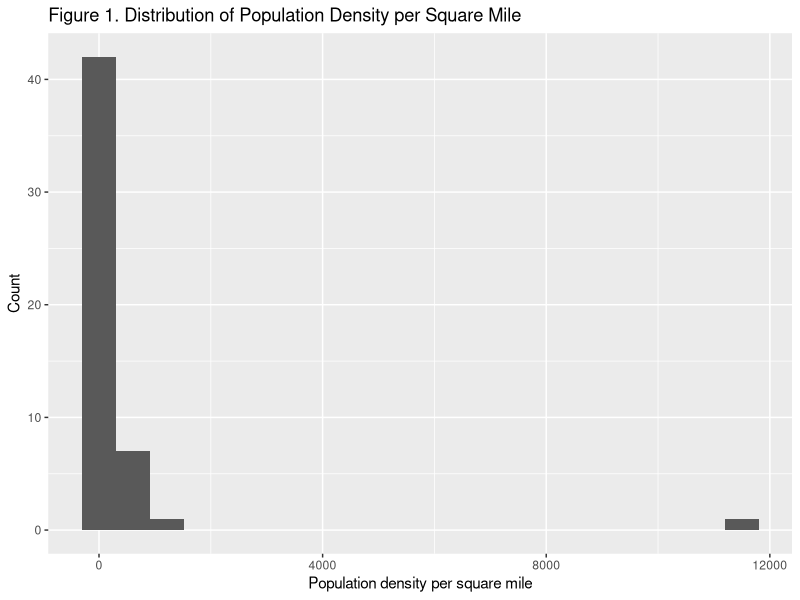
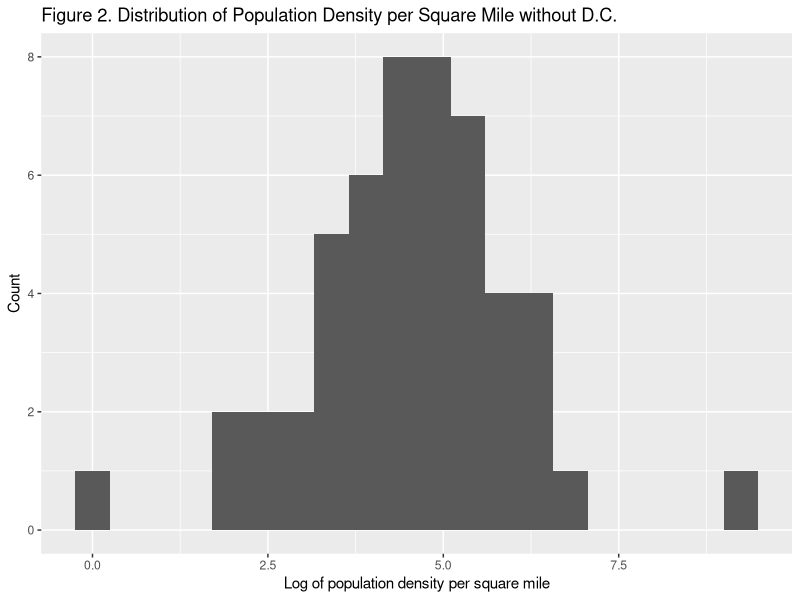
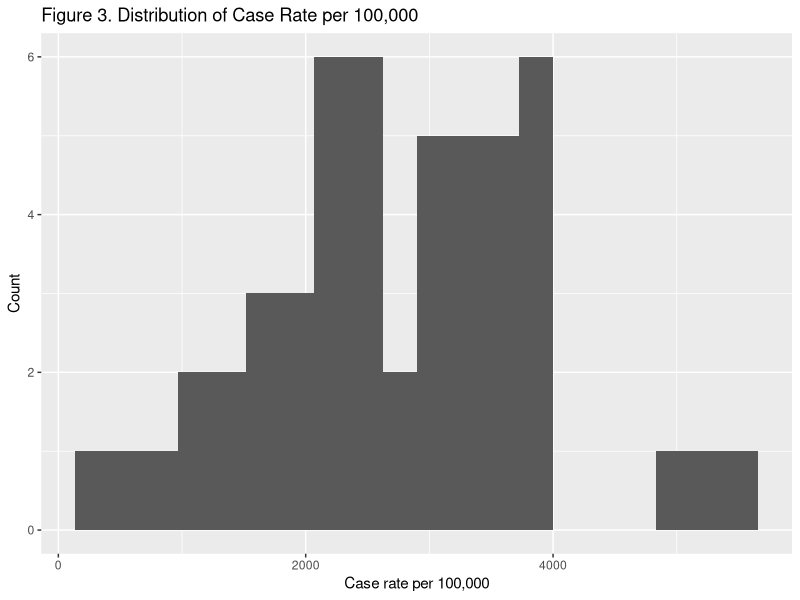

Recreate these plots in R, in order. (Note: this script raises an error after producing the figures.)
## ---- chunk 1
knitr::opts_chunk$set(echo = TRUE)

library(lmtest)
library(sandwich)
library(tidyverse)
library(magrittr)

df <- read.csv("covid-19.csv", header = TRUE)
## ---- chunk 2
histogram_of_pdensity <- df %>%
  ggplot(aes(x = Population.density.per.square.miles)) + 
  geom_histogram(bins = 20) + 
  labs(
    title = 'Figure 1. Distribution of Population Density per Square Mile', 
    x = 'Population density per square mile', y = 'Count')

histogram_of_pdensity
## ---- chunk 3
# Find the outlier data points
outliers <- subset(df,Population.density.per.square.miles > 4000)
outliers

# Transform the variable by taking the logarithm and assign it to a new variable
df <- df %>% 
  mutate(l_population_density = log(Population.density.per.square.miles))

# Plot the new distribution in a histogram
histogram_of_pdensity <- df %>%
  ggplot(aes(x = l_population_density)) + 
  geom_histogram(bins = 20) + 
  labs(
    title = 'Figure 2. Distribution of Population Density per Square Mile without D.C.', 
    x = 'Log of population density per square mile', y = 'Count')

histogram_of_pdensity
## ---- chunk 4
histogram_of_case_rate <- df %>%
  ggplot(aes(x = Case.Rate.per.100000)) + 
  geom_histogram(bins = 20) + 
  labs(
    title = 'Figure 3. Distribution of Case Rate per 100,000', 
    x = 'Case rate per 100,000', y = 'Count')

histogram_of_case_rate
## ---- chunk 5

df_new %>% 
  ggplot(aes(x = Case.Rate.per.100000, y = Population.density.per.square.miles)) + 
  geom_point() 

df_new %>% 
  ggplot(aes(x = Death.Rate.per.100000, y = Population.density.per.square.miles)) + 
  geom_point() 
## ---- chunk 6
model_current <- lm(Case.Rate.per.100000 ~ Population.density.per.square.miles , data = df_new, na.action = na.omit)
coeftest(model_current, vcov = vcovHC)

model_alternative <- lm(Death.Rate.per.100000 ~ Population.density.per.square.miles , data = df_new, na.action = na.omit)
coeftest(model_alternative, vcov = vcovHC)
## ---- chunk 7

df<-df%>%
  rename(case_rate_100k = 'Case.Rate.per.100000',
         population_density = 'Population.density.per.square.miles',
         white_pct = 'White...of.Cases',
         black_pct = 'Black...of.Cases',
         hispanic_pct = 'Hispanic...of.Cases',
         other_pct = 'Other...of.Cases',
         mask_public='Mandate.face.mask.use.by.all.individuals.in.public.spaces',
         mask_legal='No.legal.enforcement.of.face.mask.mandate') %>%
  select(case_rate_100k, population_density, white_pct, black_pct, hispanic_pct, 
         other_pct, mask_public, mask_legal)
head(df)
## ---- chunk 8
df %>% 
  ggplot(aes(x = case_rate_100k, y = log(population))) + 
  geom_point() 
